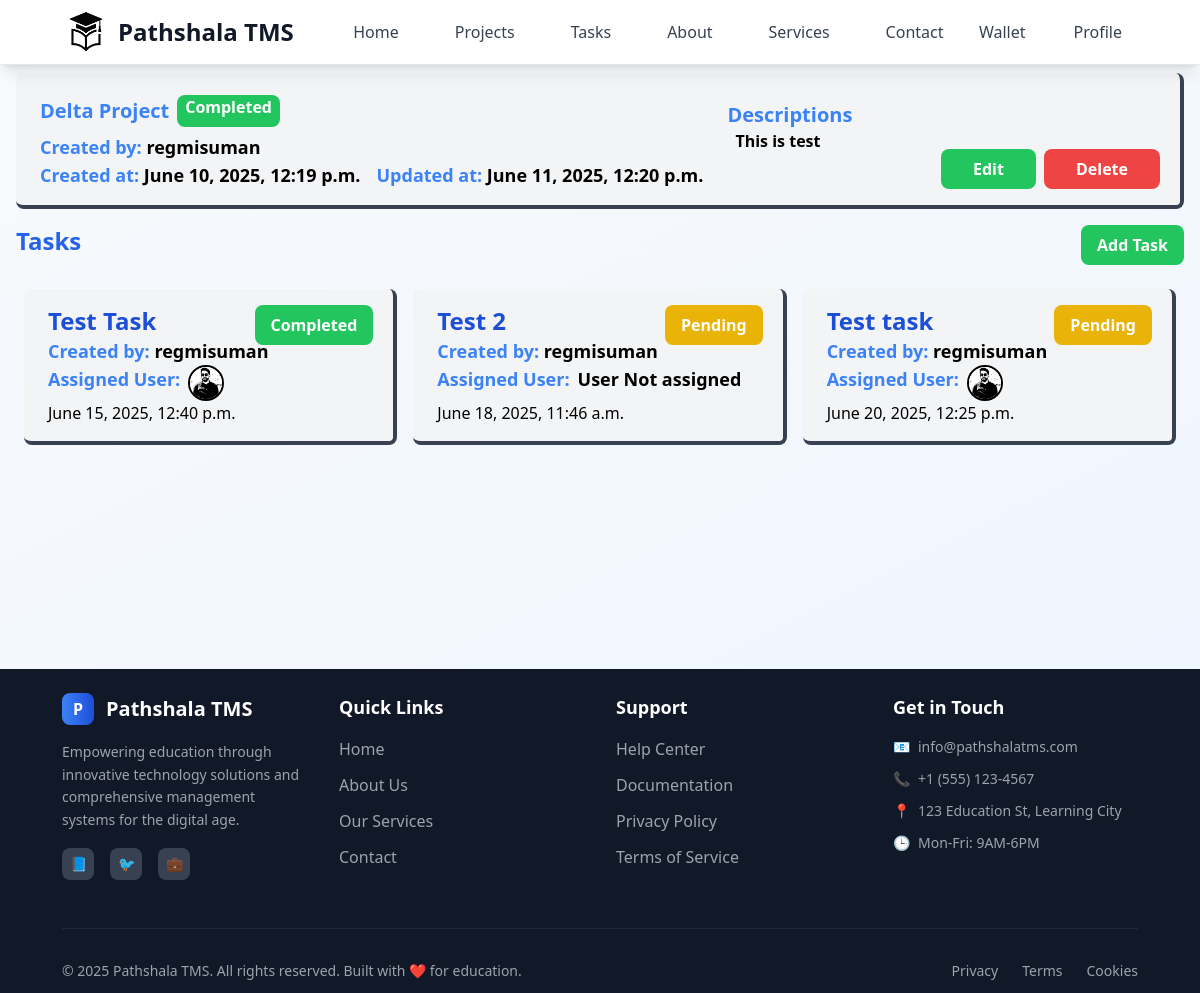
Screenshot of /employer/project-details/3/ (signed in) with the database file from the repository.
### projects/models.py (models this page shows, shortened)
class Project(models.Model):
    class StatusOptions(models.TextChoices):
        PENDING = "Pending", "Pending"
        IN_PROGRESS = "In Progress", "In Progress"
        COMPLETED = "Completed", "Completed"
        CANCELED = "Canceled", "Canceled"
    title = models.CharField(max_length=25)
    description = models.TextField(null=True, blank=True)
    user = models.ForeignKey(User, on_delete=models.CASCADE)
    status = models.CharField(choices=StatusOptions, default=StatusOptions.PENDING, max_length=15)
    created_at = models.DateTimeField(auto_now_add=True, editable=False)
    updated_at = models.DateTimeField(auto_now=True, null=True, blank=True, editable=False)

### tasks/models.py (models this page shows)
class Task(models.Model):
    class StatusOptions(models.TextChoices):
        PENDING = "Pending", "Pending"
        IN_PROGRESS = "In Progress", "In Progress"
        COMPLETED = "Completed", "Completed"
        CANCELED = "Canceled", "Canceled"
    class TaskPriorityOptions(models.TextChoices):
        LOW = "Low", "Low"
        MEDIUM = "Medium", "Medium"
        HIGH = "High", "High"
    title = models.CharField(max_length=30)
    description = models.TextField(null=True, blank=True)
    user = models.ForeignKey(User, on_delete=models.CASCADE, related_name="tasks")
    project = models.ForeignKey(Project, on_delete=models.CASCADE)
    assigned_user = models.ForeignKey( User, on_delete=models.SET_NULL, related_name="assigned_tasks", null=True, blank=True)
    status = models.CharField(choices=StatusOptions, default=StatusOptions.PENDING, max_length=30)
    priority = models.CharField (choices=TaskPriorityOptions, default=TaskPriorityOptions.LOW, max_length=6)
    deadline = models.DateField(null=True, blank=True)
    created_at = models.DateTimeField(auto_now_add=True, editable=False)
    updated_at = models.DateTimeField(auto_now=True, editable=False)
    attachment = models.FileField(blank=True, null=True, upload_to=attachment_path)

### user/models.py (models this page shows)
class Profile(models.Model):
    class RoleOptions(models.TextChoices):
        ADMIN = 'admin', 'Admin'
        EMPLOYER = 'employer', 'Employer'
        EMPLOYEE = 'employee', 'Employee'
    class GenderOptions(models.TextChoices):
        MALE = 'male', 'Male'
        FEMALE = 'female', 'Female'
        OTHER = 'other', 'Other'
    user = models.OneToOneField(User, on_delete=models.CASCADE)
    dob = models.DateField(blank=True, null=True,)
    address = models.CharField(blank=True, null=True, max_length=100)
    phone = models.CharField(blank=True, null=True, max_length=10)
    role = models.CharField(choices=RoleOptions, default=RoleOptions.EMPLOYEE, max_length=10)
    gender = models.CharField(choices=GenderOptions, default=GenderOptions.MALE, max_length=6)
    image = models.FileField(upload_to="user_image", blank=True, null=True)

### projects/views.py (the view)
# urls.py: path("project-details/<int:id>/", employerProjectDetails),
@login_required(login_url="/login")
def employerProjectDetails(request, id):
    project = Project.objects.get(id=id)
    tasks = Task.objects.filter(project=project)
    return render(request, "pages/employer/project/project_details.html", {"project":project, "tasks":tasks})

### templates/pages/employer/project/project_details.html (shortened to what this page needs)
{% extends 'layouts/main.html' %}
{% block content %}
<div
  class="mx-4 flex space-x-6 space-y-3 relative bg-gray-100 border-b-4 border-r-4 border-gray-700 rounded-lg py-4 px-6 my-2">
  <div>
    <div class="flex gap-2">
    <div class="text-xl font-bold text-blue-500 my-2">{{ project.title }}</div>
        <span class="
        {% if project.status == 'Canceled' %} bg-red-500
        {% elif project.status == 'Completed' %} bg-green-500
        {% elif project.status == 'Pending' %} bg-yellow-500
        {% elif project.status == 'In Progress' %} bg-blue-500
        {% else %} bg-purple-500
        {% endif %}
          h-8 px-2 my-auto rounded-lg text-white font-bold">
      {{ project.status }}
    </span>
    </div>
    <div class="font-semibold text-lg">
      <span class="text-blue-500">Created by:</span> {{ project.user }}
    </div>
    <div class="flex gap-4 font-semibold text-lg">
      <div>
        <span class="text-blue-500">Created at:</span> {{ project.created_at }}
      </div>
      <div>
        <span class="text-blue-500">Updated at:</span> {{ project.updated_at }}
      </div>
    </div>
    <div class="flex gap-2 absolute right-5 bottom-4">
      <a class="px-8 py-2 mx-auto rounded-lg bg-green-500 text-white font-bold"
        href="/employer/edit-project/{{ project.id }}">Edit</a>
      <a class="px-8 py-2 mx-auto rounded-lg bg-red-500 text-white font-bold"
        href="/employer/delete-project/{{ project.id }}">Delete</a>
    </div>
  </div>
  <div class="flex flex-col">
    <div class="font-semibold text-blue-500 text-xl">Descriptions</div>
    <div class="ms-2 font-semibold">{{ project.description }}</div>
  </div>
</div>
<div class="flex flex-col mx-2">
  <div class="flex p-2 mb-2 justify-between">
    <h1 class="text-blue-600 text-center text-2xl font-bold">Tasks</h1>
    <div class="flex ms-auto">
      <a class="px-4 py-2 rounded-lg bg-green-500 text-white font-bold"
        href="/employer/project/{{ project.id }}/register-task">Add Task</a>
    </div>
  </div>
  {% if tasks %}
  <div class="grid gap-4 grid-cols-1 md:grid-cols-2 lg:grid-cols-3 mx-4">
    {% for task in tasks %}
    <a href="/employer/task/{{task.id}}">
      <div
        class="relative bg-gray-100 hover:bg-gray-200 hover:scale-[102%] transition:ease-in-out duration-300 border-b-4 border-r-4 border-gray-700 rounded-lg py-4 px-6 my-2">
        <div>
          <div class="text-2xl font-bold text-blue-700">{{ task.title }}</div>
        </div>
        <span class="
                {% if task.status == 'Canceled' %} bg-red-500
                {% elif task.status == 'Completed' %} bg-green-500
                {% elif task.status == 'Pending' %} bg-yellow-500
                {% elif task.status == 'In Progress' %} bg-blue-500
                {% else %} bg-purple-500
                {% endif %}
                absolute top-0 right-5 z-5 px-4 py-2 rounded-lg text-white font-bold my-4">
          {{ task.status }}
        </span>
        <div class="text-lg font-semibold">
          <span class="text-blue-500">Created by: </span>{{ task.user }}
        </div>
        <div class="text-lg font-semibold flex gap-2">
          <span class="text-blue-500">Assigned User: </span>
          {%if task.assigned_user%}
          {%if task.assigned_user.profile.image%}
          <img class="h-9 w-9 border-2 border-black rounded-full" src=" /media/{{task.assigned_user.profile.image}}"
            alt="assigned user" />
          {%else%}
          <img class="h-9 w-9 border-2 border-black rounded-full" src="/media/system_image/sample_user_icon.png"
            alt="assigned user" />
          {%endif%}
          {%else%}
          <span class="mb-2">User Not assigned</span>
          {%endif%}
        </div>
        <div>{{ task.created_at }}</div>
      </div>
    </a>
    {% endfor %}
  </div>
  {% endif %}
</div>
{% endblock %}

### rows the page displays
Project: title "Delta Project", status "Completed", user "regmisuman", created_at "June 10, 2025, 12:19 p.m.", updated_at "June 11, 2025, 12:20 p.m.", description "This is test"
Task: title "Test Task", status "Completed", user "regmisuman", assigned_user.profile.image (picture), created_at "June 15, 2025, 12:40 p.m."
Task: title "Test 2", status "Pending", user "regmisuman", shows "User Not assigned", created_at "June 18, 2025, 11:46 a.m."
Task: title "Test task", status "Pending", user "regmisuman", assigned_user.profile.image (picture), created_at "June 20, 2025, 12:25 p.m."
